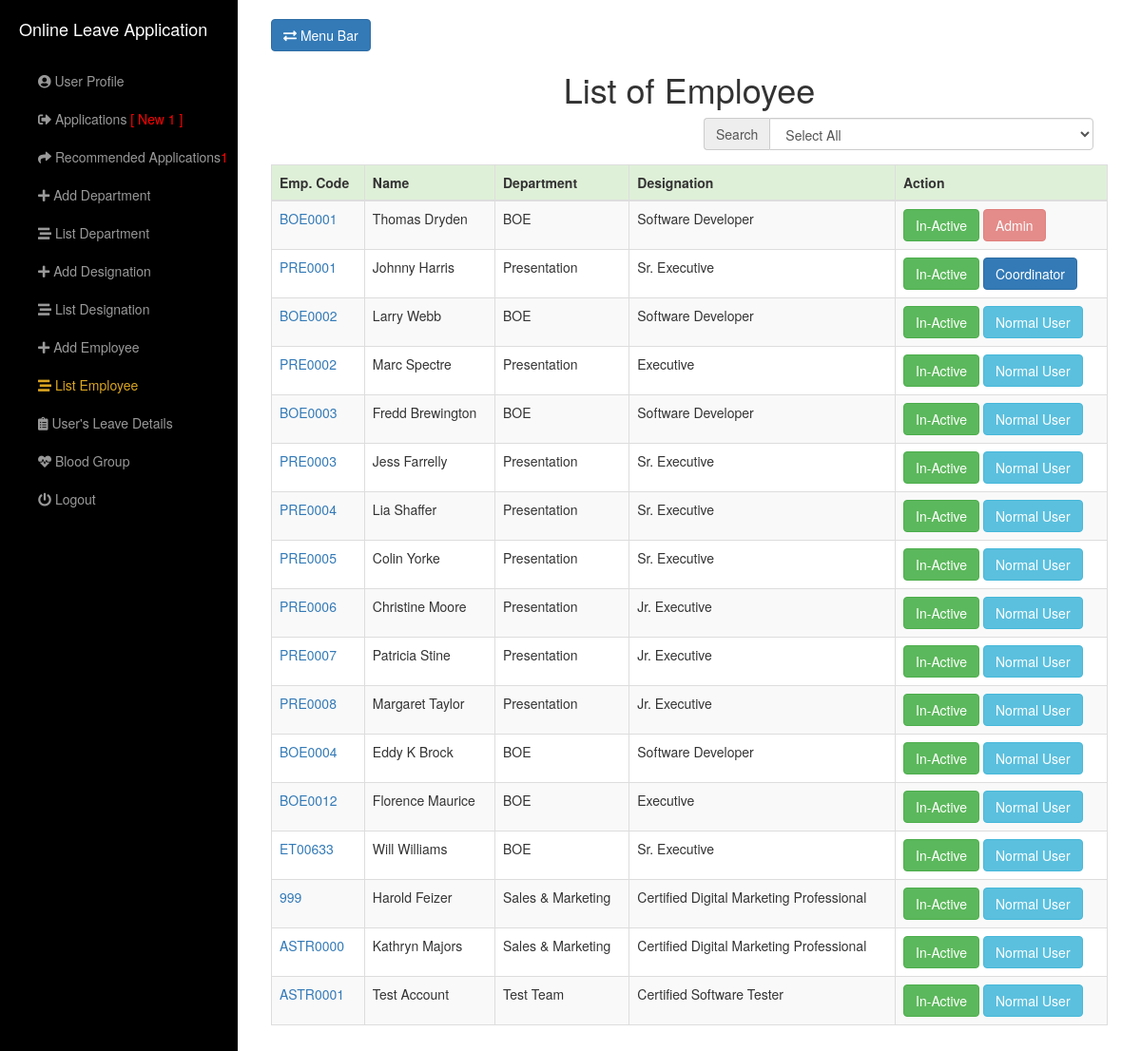
Page /view/ListEmployee.php (signed in) on the committed database.
### tables this page shows
CREATE TABLE `employeedesignation` (
  `desiId` int(11) NOT NULL,
  `desiDptId` int(11) DEFAULT NULL,
  `desiDesignationName` varchar(100) DEFAULT NULL,
  `desiEmployeeCodeNumberWhoAddDesi` varchar(45) DEFAULT NULL
);

CREATE TABLE `employeeinfo` (
  `eId` int(11) NOT NULL,
  `eEmployeeCodeNumber` varchar(100) DEFAULT NULL,
  `eFirstName` varchar(45) DEFAULT NULL,
  `eLastName` varchar(45) DEFAULT NULL,
  `eDateOfBirth` date DEFAULT NULL,
  `eBloodGroup` int(11) DEFAULT NULL,
  `eGender` varchar(10) DEFAULT NULL,
  `ePhoneNumberPersonal` varchar(20) DEFAULT NULL,
  `ePhoneNumberOffice` varchar(20) DEFAULT NULL,
  `eParmanentAddress` varchar(255) DEFAULT NULL,
  `ePresentAddress` varchar(255) DEFAULT NULL,
  `eDptId` int(11) DEFAULT NULL,
  `eDesignationId` int(11) DEFAULT NULL,
  `eEmailAddress` varchar(100) DEFAULT NULL,
  `ePassword` varchar(255) DEFAULT NULL,
  `eEmployeeCodeNumberWhoAddEmployee` varchar(45) DEFAULT NULL,
  `eEmployeeVerification` int(11) DEFAULT NULL,
  `eWhoVerifytheEmployee` varchar(45) DEFAULT NULL,
  `eLastLogin` datetime DEFAULT NULL,
  `eEmpType` tinyint(4) DEFAULT NULL
);

CREATE TABLE `employeedepartment` (
  `dptId` int(11) NOT NULL,
  `dptName` varchar(100) DEFAULT NULL,
  `dptEmployeeCodeNumberWhoAddDept` varchar(45) DEFAULT NULL
);

### model/DbOperationModel.php (called while the page is built, shortened)
<?php include("ConnectionModel.php"); ?>
<?php
	class DbOperation
	{
		function dbJoinSingleSelect($columnsName,$tablesName,$conditions)
		{
			$objConnection = new Connection();
			$objConnection->dbConnection();
			$con = $objConnection->con;
			$result = mysqli_query($con, "SELECT ".$columnsName." FROM ".$tablesName." ".$conditions);
			return $result;
		}
		function dbSelectAll($columnsName,$tablesName,$conditions)
		{
			$objConnection = new Connection();
			$objConnection->dbConnection();
			$con = $objConnection->con;
			$result = mysqli_query($con, "SELECT ".$columnsName." FROM ".$tablesName." WHERE ".$conditions);
			return $result;
		}
		function getForRecomandationNumber()
		{
			$objDbOperation = new DbOperation();
			$columnsName = "COUNT(lIsRecomanded)";
			$tablesName = "employeeleaveapplicationdetails";
			$conditions = "lIsRecomanded = 0";
			$result = $objDbOperation->dbSelectAll($columnsName,$tablesName,$conditions);
			return $result;
		}
		function getRecomandationNumber()
		{
			$objDbOperation = new DbOperation();
			$columnsName = "COUNT(lIsRecomanded)";
			$tablesName = "employeeleaveapplicationdetails";
			$conditions = "lIsRecomanded = 1 AND lIsApproved = 0";
			$result = $objDbOperation->dbSelectAll($columnsName,$tablesName,$conditions);
			return $result;
		}
	}
?>

### model/ConnectionModel.php (called while the page is built, shortened)
<?php
	class Connection
	{
		function dbConnection()
		{
			$serverName = "localhost";
			$userName = "root";
			$password = "";
			$con = mysqli_connect($serverName, $userName, $password);
			mysqli_select_db($con, "onleavemg");
			$this->con=$con;
		}
	}
?>

### model/EmployeeModel.php (called while the page is built, shortened)
<?php include("DbOperationModel.php");?>
<?php
	class Employee extends DbOperation
	{
		function getAllEmp()
		{
			$objDbOperation = new DbOperation();
			$columnsName = "emp.eEmpType,emp.eId,emp.eEmployeeVerification,emp.eEmployeeCodeNumber,emp.eFirstName,emp.eLastName,dpt.dptName,desi.desiDesignationName";
			$tablesName = "employeeinfo emp INNER JOIN employeedepartment dpt ON emp.eDptId = dpt.dptId INNER JOIN employeedesignation desi ON emp.eDesignationId = desi.desiId";
			$conditions = "ORDER BY emp.eId ASC";
			$result = $objDbOperation->dbJoinSingleSelect($columnsName,$tablesName,$conditions);
			return $result;
		}
	}
?>

### view/ListEmployee.php (the view, shortened to what this page needs)
<?php include("../model/EmployeeModel.php");
	if(isset($_SESSION['officeUserName']))
	{
		if ($_SESSION['empType'] == 2 || $_SESSION['empType'] == 1)
	{
?>
<!DOCTYPE html>
<html lang="en">
<head>
    <link href="../assets/bootstrap/css/bootstrap.min.css" rel="stylesheet">
	<link href="../assets/css/simple-sidebar.css" rel="stylesheet">
	<link rel="stylesheet" href="https://pro.fontawesome.com/releases/v5.10.0/css/all.css"/>
</head>
<body>
    <div id="wrapper">
        <div id="sidebar-wrapper">
            <ul class="sidebar-nav">
                <li class="sidebar-brand">
                    <a href="LeaveApplication.php">Online Leave Application</a>
                </li>
				<li>
                    <a href="UserProfile.php"><i class="fas fa-user-circle"></i> User Profile</a>
                </li>
					<?php
					$objLeaveApplication = new Employee();
					$result = $objLeaveApplication->getForRecomandationNumber();
					while($row = mysqli_fetch_array($result))
					{
					?>
                <li>
                    <a href="Applications.php"><i class="fas fa-sign-out-alt"></i> Applications <span style="color:red"><?php if($row['COUNT(lIsRecomanded)'] != 0){ ?>[ New <?php echo $row['COUNT(lIsRecomanded)']; ?> ]<?php } ?></span></a>
                </li>
					<?php
					}
					$objLeaveApplication = new Employee();
					$result = $objLeaveApplication->getRecomandationNumber();
					while($row = mysqli_fetch_array($result))
					{
					?>
				<li>
                    <a href="RecomandedApplications.php"><i class="fas fa-share"></i> Recommended Applications<span style="color:red"><?php if($row['COUNT(lIsRecomanded)'] != 0){ ?><?php echo $row['COUNT(lIsRecomanded)']; ?><?php } ?></span></a>
                </li>
					<?php
					}
					?>
                <li>
                    <a href="AddDepartment.php"><i class="fas fa-plus"></i> Add Department</a>
                </li>
                <li>
                    <a href="ListDepartment.php"><i class="fas fa-stream"></i> List Department</a>
                </li>
                <li>
                    <a href="AddDesignation.php"><i class="fas fa-plus"></i> Add Designation</a>
                </li>
				<li>
                    <a href="ListDesignation.php"><i class="fas fa-stream"></i> List Designation</a>
                </li>
                <li>
                    <a href="AddEmployee.php"><i class="fas fa-plus"></i> Add Employee</a>
                </li>
				<li>
                    <a style="color:#DAA520;" href="ListEmployee.php"><i class="fas fa-stream"></i> List Employee</a>
                </li>
				<li>
                    <a href="UsersLeaveDetails.php"><i class="fas fa-clipboard-list"></i> User's Leave Details</a>
                </li>
                <li>
                    <a href="ListOfUserBlood.php"><i class="fas fa-heartbeat"></i> Blood Group</a>
                </li>
                <li>
                    <a href="../controller/LogoutController.php"><i class="fas fa-power-off"></i> Logout</a>
                </li>
            </ul>
        </div>
        <div id="page-content-wrapper">
            <div class="container-fluid">
                <div class="row">
                    <div class="col-lg-12">
                        <a href="#menu-toggle" class="btn btn-primary" id="menu-toggle"><i class="fas fa-exchange-alt"></i> Menu Bar</a>
                        <h1 align="center">List of Employee</h1>
						<?php
							@$cat=$_GET['cat'];
							if(isset($cat) and strlen($cat) > 0)
							{
								$objEmployee = new Employee();
								$singleResult = $objEmployee->getSingleEmpDptInfo($cat);
							}
							else
							{
								$objEmployee = new Employee();
								$singleResult = $objEmployee->getAllEmp();
							}
						?>
						<form role="form" action="../controller/AddEmployeeController.php" method="post" >
							<div class="col-lg-6 col-md-offset-6 form-group">
								<div class="input-group">
									<div class="input-group-addon">Search</div>
									<?php
									echo "<select class='form-control' name='cat' id='empDptName' onchange=\"reload(this.form)\"><option value=''>Select All</option>";
													?>
													<?php
									echo "</select>";
									?>
								</div>
							</div>
							<div class="form-group">
								<?php
								echo "<table class='table table-bordered table-hover table-striped' name='subcat'><thead><tr class='success'><th>Emp. Code</th><th>Name</th><th>Department</th><th>Designation</th><th>Action</th></tr></thead><tbody>";
										while ($empResult = mysqli_fetch_array($singleResult))
										{
											?>
												<tr>
													<td><a href="../view/UsersLeaveDetails.php?cat=<?php echo $empResult['eEmployeeCodeNumber']?>"><?php echo $empResult['eEmployeeCodeNumber'] ?></a></td>
													<td><?php echo $empResult['eFirstName']." ".$empResult['eLastName'] ?></td>
													<td><?php echo $empResult['dptName'] ?></td>
													<td><?php echo $empResult['desiDesignationName'] ?></td>
													<?php
														if($empResult['eEmployeeVerification']==1)
														{
															?>
															<td><button type="submit" value="<?php echo $empResult['eId'] ?>" name="btnVerify" class="btn btn-success">In-Active</button><?php if($empResult['eEmpType'] == 3) { ?> <button type="submit" value="<?php echo $empResult['eId'] ?>" name="btnCoordinator" class="btn btn-info">Normal User</button><?php } elseif($empResult['eEmpType'] == 2) { ?> <button type="submit" value="<?php echo $empResult['eId'] ?>" name="btnCoordinator" class="btn btn-primary">Coordinator</button><?php } else { ?> <button type="submit" value="<?php echo $empResult['eId'] ?>" name="btnCoordinator" class="btn btn-danger disabled">Admin</button><?php } ?></td>
															<?php
														}
														else
														{
															?>
															<td><button type="submit" value="<?php echo $empResult['eId'] ?>" name="btnVerify" class="btn btn-warning">Active</button></td>
															<?php
														}
													?>
												</tr>
											<?php
										}
									echo "</tbody></table>";
								?>
							</div>
						</form>
                    </div>
                </div>
            </div>
        </div>
    </div>
</body>
</html>
<?php
	}
	else
	{
		header("Location:../view/LeaveApplication.php");
	}
	}
	else
	{
		header("Location:../");
	}
?>

### assets/css/simple-sidebar.css (style rules this page uses)
#wrapper { padding-left: 0; -webkit-transition: all 0.5s ease; -moz-transition: all 0.5s ease; -o-transition: all 0.5s ease; transition: all 0.5s ease; }
#sidebar-wrapper { z-index: 1000; position: fixed; left: 250px; width: 0; height: 100%; margin-left: -250px; overflow-y: auto; background: #000; -webkit-transition: all 0.5s ease; -moz-transition: all 0.5s ease; -o-transition: all 0.5s ease; transition: all 0.5s ease; }
#page-content-wrapper { width: 100%; position: absolute; padding: 15px; }
.sidebar-nav { position: absolute; top: 0; width: 250px; margin: 0; padding: 0; list-style: none; }
.sidebar-nav li { text-indent: 20px; line-height: 40px; }
.sidebar-nav li a { display: block; text-decoration: none; color: #999999; }
.sidebar-nav > .sidebar-brand { height: 65px; font-size: 18px; line-height: 60px; }
.sidebar-nav > .sidebar-brand a { color: #999999; }
@media (min-width:768px) { #wrapper { padding-left: 250px; } }
@media (min-width:768px) { #sidebar-wrapper { width: 250px; } }
@media (min-width:768px) { #page-content-wrapper { padding: 20px; position: relative; } }

### rows in the picture
employeedesignation: employeeinfo.eEmployeeCodeNumber "BOE0001", employeeinfo.eFirstName "Thomas", employeeinfo.eLastName "Dryden", desiDptId.dptName "BOE", desiDesignationName "Software Developer", employeeinfo.eEmployeeCodeNumber "BOE0002", employeeinfo.eFirstName "Larry", employeeinfo.eLastName "Webb", employeeinfo.eEmployeeCodeNumber "BOE0003", employeeinfo.eFirstName "Fredd", employeeinfo.eLastName "Brewington", employeeinfo.eEmployeeCodeNumber "BOE0004", employeeinfo.eFirstName "Eddy", employeeinfo.eLastName "K Brock"
employeedesignation: employeeinfo.eEmployeeCodeNumber "PRE0001", employeeinfo.eFirstName "Johnny", employeeinfo.eLastName "Harris", desiDptId.dptName "Presentation", desiDesignationName "Sr. Executive", employeeinfo.eEmployeeCodeNumber "PRE0003", employeeinfo.eFirstName "Jess", employeeinfo.eLastName "Farrelly", employeeinfo.eEmployeeCodeNumber "PRE0004", employeeinfo.eFirstName "Lia", employeeinfo.eLastName "Shaffer", employeeinfo.eEmployeeCodeNumber "PRE0005", employeeinfo.eFirstName "Colin", employeeinfo.eLastName "Yorke", employeeinfo.eEmployeeCodeNumber "ET00633", employeeinfo.eFirstName "Will", employeeinfo.eLastName "Williams", employeedepartment.dptName "BOE"
employeedesignation: employeeinfo.eEmployeeCodeNumber "PRE0002", employeeinfo.eFirstName "Marc", employeeinfo.eLastName "Spectre", desiDptId.dptName "Presentation", desiDesignationName "Executive", employeeinfo.eEmployeeCodeNumber "BOE0012", employeeinfo.eFirstName "Florence", employeeinfo.eLastName "Maurice", employeedepartment.dptName "BOE"
employeedesignation: employeeinfo.eEmployeeCodeNumber "PRE0006", employeeinfo.eFirstName "Christine", employeeinfo.eLastName "Moore", desiDptId.dptName "Presentation", desiDesignationName "Jr. Executive", employeeinfo.eEmployeeCodeNumber "PRE0007", employeeinfo.eFirstName "Patricia", employeeinfo.eLastName "Stine", employeeinfo.eEmployeeCodeNumber "PRE0008", employeeinfo.eFirstName "Margaret", employeeinfo.eLastName "Taylor"
employeedesignation: employeeinfo.eEmployeeCodeNumber "999", employeeinfo.eFirstName "Harold", employeeinfo.eLastName "Feizer", desiDptId.dptName "Sales & Marketing", desiDesignationName "Certified Digital Marketing Professional", employeeinfo.eEmployeeCodeNumber "ASTR0000", employeeinfo.eFirstName "Kathryn", employeeinfo.eLastName "Majors"
employeedesignation: employeeinfo.eEmployeeCodeNumber "ASTR0001", employeeinfo.eFirstName "Test", employeeinfo.eLastName "Account", desiDptId.dptName "Test Team", desiDesignationName "Certified Software Tester"

### other values in the picture
$row['COUNT(lIsRecomanded)'] "1"
